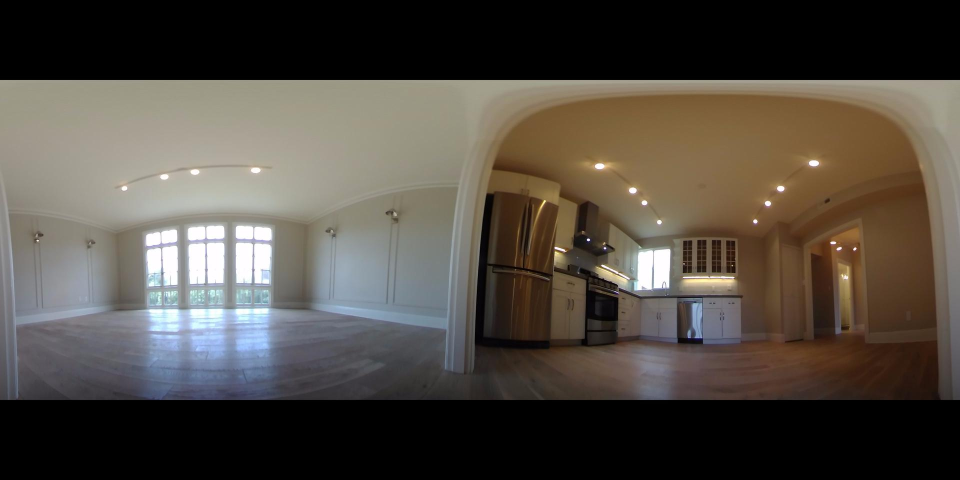
#> input picture image.jpg, 1920 x 960 px (shown at 1/2 size)
$ python plot_lucas.py
#> lines starting #> are read from the running program, lines starting #| are printed output that depends on the picture; after the words box and inside, x2 and y2 are one past the last pixel; in counts of white or black regions, pixels touching at a corner belong together
import cv2
import numpy as np
import math
from skimage.io import imread
from numpy.linalg import norm

# [25 lines left out: function equirectangular_to_pixel, not called in this run]

class Rotation:
    @staticmethod
    def Rx(alpha):
        """ Rotation matrix for rotation around the x-axis. """
        return np.array([[1, 0, 0], [0, np.cos(alpha), -np.sin(alpha)], [0, np.sin(alpha), np.cos(alpha)]])

    @staticmethod
    def Ry(beta):
        """ Rotation matrix for rotation around the y-axis. """
        return np.array([[np.cos(beta), 0, np.sin(beta)], [0, 1, 0], [-np.sin(beta), 0, np.cos(beta)]])

    # [4 lines left out: function Rz, not called in this run]

class Plotting:
    @staticmethod
    def plotEquirectangular(image, kernel, color):
        """
        Draws a polyline on an image using a convex hull of provided points.

        Parameters:
        image (ndarray): The image on which to draw.
        kernel (ndarray): Array of points to create the polyline.
        color (tuple): Color of the polyline.

        Returns:
        ndarray: The image with the polyline drawn.
        """
        resized_image = image
        hull = cv2.convexHull(kernel)
        cv2.polylines(resized_image, [hull], isClosed=True, color=color, thickness=2)
        return resized_image

# [19 lines left out: function plot_circles, not called in this run]

def plot_bfov(image, v00, u00, a_lat, a_long, color, h, w):
    """
    Plots a bounding field of view on an equirectangular image.

    Parameters:
    image (ndarray): The equirectangular image.
    v00, u00 (int): Pixel coordinates of the center of the field of view.
    a_lat, a_long (float): Angular size of the field of view in latitude and longitude.
    color (tuple): Color of the plot.
    h, w (int): Height and width of the image.

    Returns:
    ndarray: The image with the field of view plotted.
    """
    t = int(w//2 - u00)
    u00 += t
    image = np.roll(image, t, axis=1)

    phi00 = (u00 - w / 2.) * ((2. * np.pi) / w)
    theta00 = -(v00 - h / 2.) * (np.pi / h)
    r = 30
    d_lat = r / (2 * np.tan(a_lat / 2))
    d_long = r / (2 * np.tan(a_long / 2))
    p = [np.array([i * d_lat / d_long, j, d_lat]) for i in range(-(r - 1) // 2, (r + 1) // 2) for j in range(-(r - 1) // 2, (r + 1) // 2)]
    R = np.dot(Rotation.Ry(phi00), Rotation.Rx(theta00))
    p = [np.dot(R, (point / norm(point))) for point in p]
    phi = [np.arctan2(point[0], point[2]) for point in p]
    theta = [np.arcsin(point[1]) for point in p]
    u = [(angle / (2 * np.pi) + 0.5) * w for angle in phi]
    v = [h - (-angle / np.pi + 0.5) * h for angle in theta]
    kernel = np.array([u, v], dtype=np.int32).T
    #image = plot_circles(image, kernel, color, 0.5)

    image = Plotting.plotEquirectangular(image, kernel, color)
    image = np.roll(image, w - t, axis=1)

    return image

# [11 lines left out: function deg_to_rad, not called in this run]


if __name__ == "__main__":
    image = imread('image.jpg')
#> image is the input picture: shape (960, 1920, 3); mean R, G, B 81, 74.7, 66.9
    h, w = image.shape[:2]
#> h = 960; w = 1920
    color_map = {1: (47,  52,  227),
                 2: (63,  153, 246),
                 3: (74,  237, 255),
                 4: (114, 193, 56),
                 5: (181, 192, 77),
                 6: (220, 144, 51),
                 7: (205, 116, 101),
                 8: (226, 97,  149),
                 9: (155, 109, 246)}

    v00, u00 = 467,426

    def deg_to_rad(degrees):
        return [math.radians(degree) for degree in degrees]

    a_lat, a_long = deg_to_rad([45,30])
    color = (255, 0, 0)
    image = plot_bfov(image, v00, u00, a_lat, a_long, color, h, w)
#> in plot_bfov, `image = np.roll(image, t, axis=1)`:
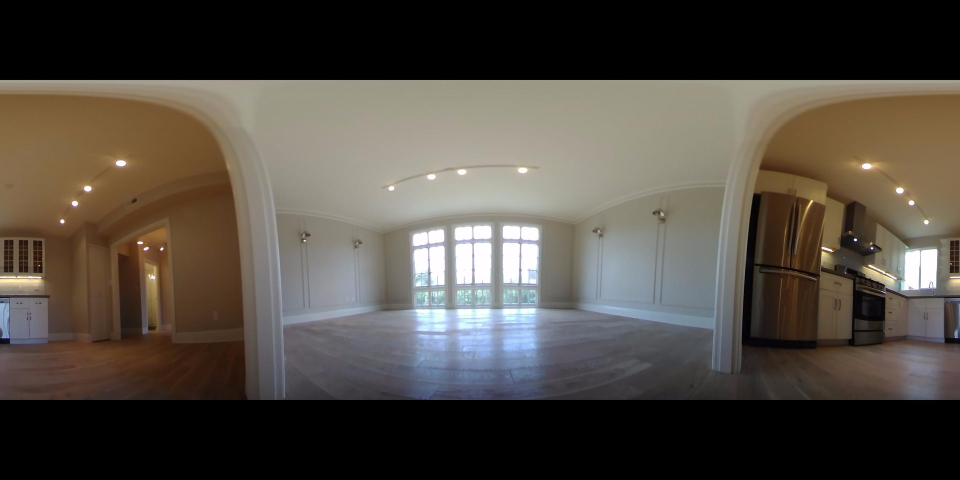
#> image: shape (960, 1920, 3) (shown at 1/2 size); mean of channels 0, 1, 2 81, 74.7, 66.9; drawn as R, G, B
#> in plotEquirectangular, `cv2.polylines(resized_image, [hull], isClosed=True, color=color, thick..`:
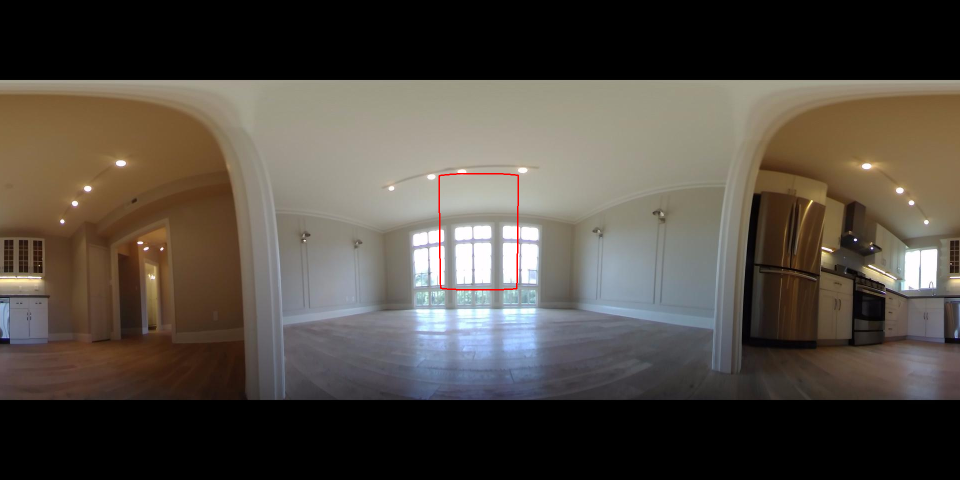
#> resized_image: shape (960, 1920, 3) (shown at 1/2 size); 0.12% of pixels changed, all inside (x1, y1, x2, y2) = (877, 346, 1038, 581); drawn as R, G, B

    a_lat, a_long = deg_to_rad([65,51])
    color = (0, 255, 0)

    v00, u00 = 1861,196
    image = plot_bfov(image, v00, u00, a_lat, a_long, color, h, w)
#> call 2 of plot_bfov, with v00 = 1861, u00 = 196, a_lat = 1.13, a_long = 0.89, color = (0, 255, 0), h = 960, w = 1920
#> in plot_bfov (call 2), `image = np.roll(image, t, axis=1)`:
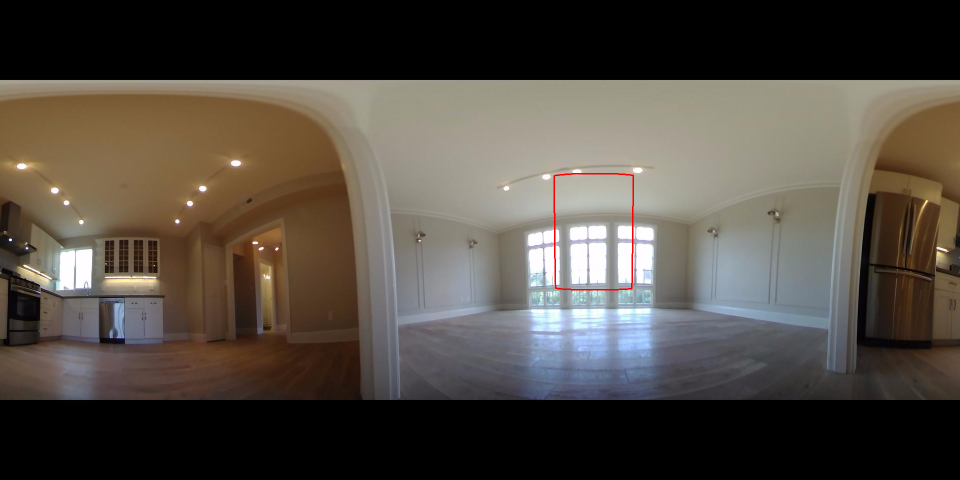
#> image: shape (960, 1920, 3) (shown at 1/2 size); mean R, G, B 81.1, 74.4, 66.6
#> call 2 of plotEquirectangular, with kernel = array of shape (900, 2), color = (0, 255, 0)
#> in plotEquirectangular (call 2), `cv2.polylines(resized_image, [hull], isClosed=True, color=color, thick..`:
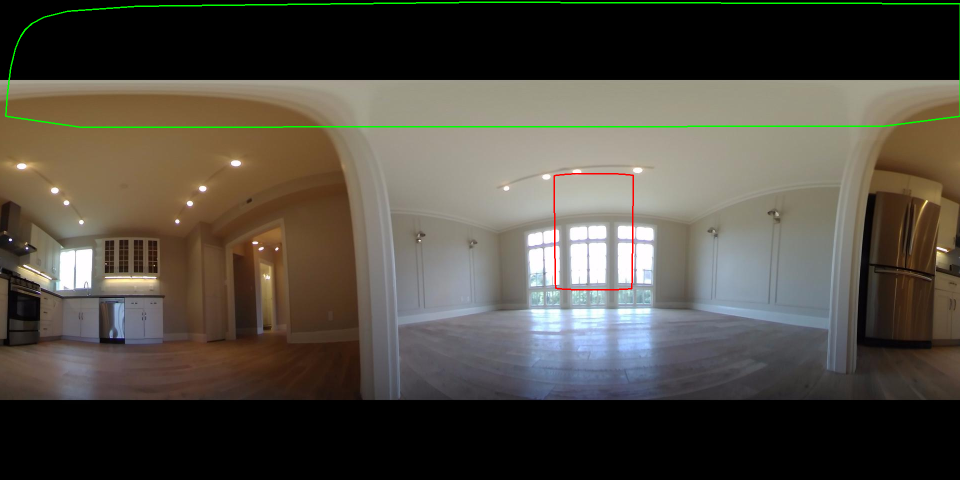
#> resized_image: shape (960, 1920, 3) (shown at 1/2 size); 0.65% of pixels changed, all inside (x1, y1, x2, y2) = (10, 3, 1920, 256)

    image = cv2.circle(image, (u00, v00), 5, (255,0,0), -1)
    image = cv2.cvtColor(image, cv2.COLOR_RGBA2BGR)
    cv2.imwrite('bfov_transl.png', image)
